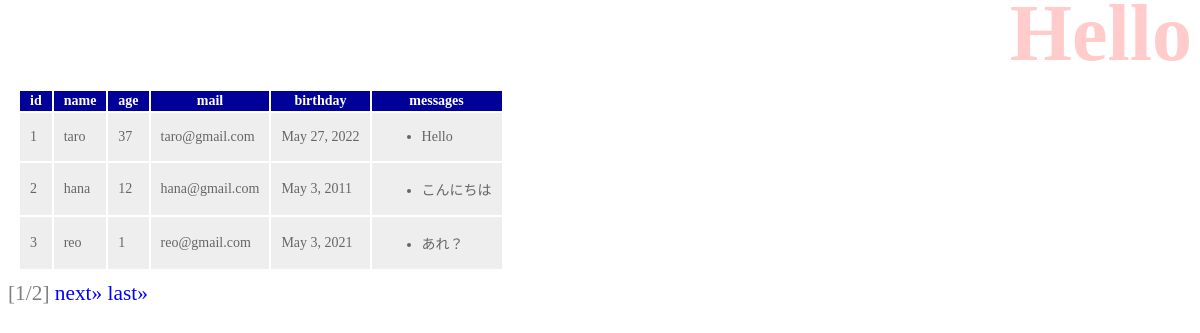
/hello/, run on the app's committed database.
### hello/models.py (models this page shows, shortened)
class Friend(models.Model):
    name = models.CharField(max_length=100, validators=[number_only])
    mail = models.EmailField(max_length=200)
    gender = models.BooleanField()
    age = models.IntegerField()
    birthday = models.DateField()

class Message(models.Model):
    friend = models.ForeignKey(Friend, on_delete=models.CASCADE)
    title = models.CharField(max_length=100)
    content = models.CharField(max_length=300)
    pub_date = models.DateTimeField(auto_now_add=True)
    class Meta:
        ordering = ("pub_date",)

### hello/views.py (the view)
# urls.py: path("", views.index, name="index"),
def index(request, num=1):
    data = Friend.objects.all()
    page = Paginator(data, 3)
    params = {"title": "Hello", "message": "", "data": page.get_page(num)}
    return render(request, "hello/index.html", params)

### hello/templates/hello/index.html (shortened to what this page needs)
{% load static %}
<!doctype html>
<html lang="'ja">
<head>
    <link rel="stylesheet" type="text/css" href="{% static 'hello/css/style.css' %}" />
</head>
<body>
    <h1>{{title}}</h1>
    <table>
        <tr>
            <th>id</th>
            <th>name</th>
            <th>age</th>
            <th>mail</th>
            <th>birthday</th>
            <th>messages</th>
        </tr>
        {% for item in data %}
        <tr>
            <td>{{item.id}}</td>
            <td>{{item.name}}</td>
            <td>{{item.age}}</td>
            <td>{{item.mail}}</td>
            <td>{{item.birthday}}</td>
            <td>
                <ul>
                    {% for ob in item.message_set.all %}
                    <li>{{ob.title}}</li>
                    {% endfor %}
                </ul>
            </td>
        </tr>
        {% endfor %}
    </table>
    <div class="pagination">
        <span class="current">
            [{{data.number}}/{{data.paginator.num_pages}}]
        </span>
        {% if data.has_next %}
        <a href="{% url 'index' %}{{data.next_page_number}}">next&raquo;
        </a>
        <a href="{% url 'index' %}{{data.next_page_number}}">last&raquo;
        </a>
        {% endif %}
    </div>
</body>
</html>

### hello/static/hello/css/style.css (style rules this page uses)
body { color: gray; font-size: 16pt; }
h1 { color:red; opacity:0.2; font-size:60pt; margin-top: -20px; margin-bottom: 0px; text-align: right; }
a { color:blue; text-decoration:none; }
table { margin: 10px; font-size: 14px; }
table tr th { background-color: #009; color: white; padding: 2px 10px; border: 2px; }
table tr td { background-color: #eee; color: #666; padding: 2px 10px; border: 2px; }

### data on the page
Friend: id "1", name "taro", age "37", mail "taro@gmail.com", birthday "May 27, 2022"
Message: title "Hello"
Friend: id "2", name "hana", age "12", mail "hana@gmail.com", birthday "May 3, 2011"
Message: title "こんにちは"
Friend: id "3", name "reo", age "1", mail "reo@gmail.com", birthday "May 3, 2021"
Message: title "あれ？"

### other printed values
{{ data.number }} "1"
{{ data.paginator.num_pages }} "2"
